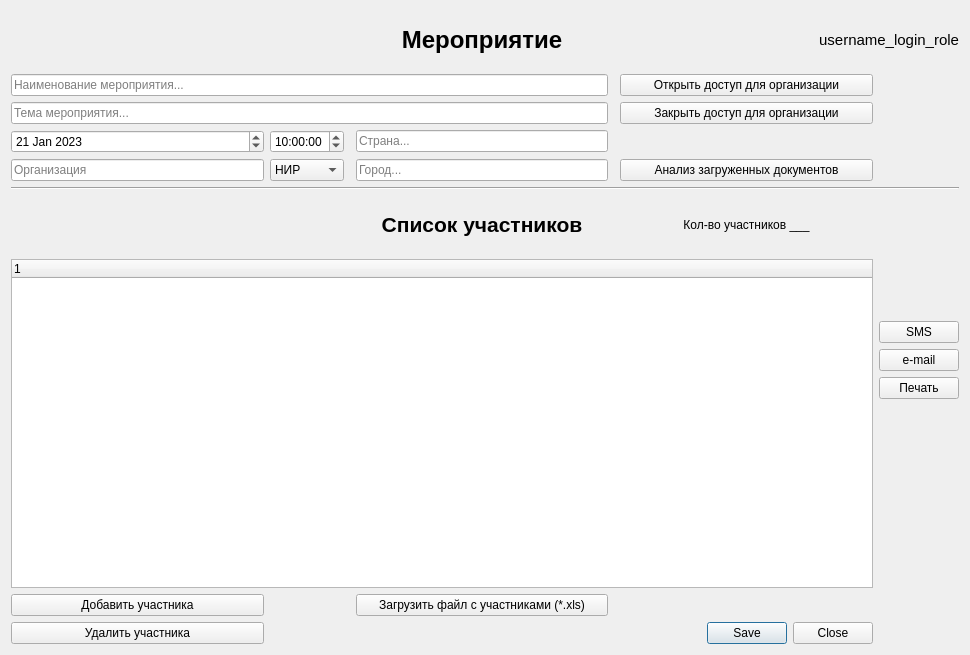
<?xml version="1.0" encoding="UTF-8"?>
<ui version="4.0">
 <class>Event</class>
 <widget class="QWidget" name="Event">
  <property name="geometry">
   <rect>
    <x>0</x>
    <y>0</y>
    <width>970</width>
    <height>655</height>
   </rect>
  </property>
  <property name="windowTitle">
   <string>Логистик</string>
  </property>
  <layout class="QGridLayout" name="gridLayout">
   <item row="9" column="0">
    <widget class="QLineEdit" name="lineEdit_organization">
     <property name="placeholderText">
      <string>Организация</string>
     </property>
    </widget>
   </item>
   <item row="6" column="0" colspan="4">
    <widget class="QLineEdit" name="event_theme">
     <property name="placeholderText">
      <string>Тема мероприятия...</string>
     </property>
    </widget>
   </item>
   <item row="9" column="1">
    <widget class="QComboBox" name="event_type">
     <item>
      <property name="text">
       <string>НИР</string>
      </property>
     </item>
     <item>
      <property name="text">
       <string>Кадавр</string>
      </property>
     </item>
    </widget>
   </item>
   <item row="9" column="3">
    <widget class="QLineEdit" name="event_city">
     <property name="placeholderText">
      <string>Город...</string>
     </property>
    </widget>
   </item>
   <item row="5" column="5">
    <widget class="QPushButton" name="pushButton_open_access">
     <property name="text">
      <string>Открыть доступ для организации</string>
     </property>
    </widget>
   </item>
   <item row="7" column="1">
    <widget class="QTimeEdit" name="event_time">
     <property name="time">
      <time>
       <hour>10</hour>
       <minute>0</minute>
       <second>0</second>
      </time>
     </property>
    </widget>
   </item>
   <item row="20" column="5">
    <widget class="QDialogButtonBox" name="buttonBox_save_close">
     <property name="standardButtons">
      <set>QDialogButtonBox::Close|QDialogButtonBox::Save</set>
     </property>
    </widget>
   </item>
   <item row="7" column="0">
    <widget class="QDateEdit" name="event_data">
     <property name="dateTime">
      <datetime>
       <hour>0</hour>
       <minute>0</minute>
       <second>0</second>
       <year>2023</year>
       <month>1</month>
       <day>21</day>
      </datetime>
     </property>
     <property name="maximumDateTime">
      <datetime>
       <hour>23</hour>
       <minute>59</minute>
       <second>59</second>
       <year>2050</year>
       <month>12</month>
       <day>30</day>
      </datetime>
     </property>
     <property name="minimumDate">
      <date>
       <year>1752</year>
       <month>9</month>
       <day>15</day>
      </date>
     </property>
    </widget>
   </item>
   <item row="5" column="0" colspan="4">
    <widget class="QLineEdit" name="event_name">
     <property name="placeholderText">
      <string>Наименование мероприятия...</string>
     </property>
    </widget>
   </item>
   <item row="6" column="5">
    <widget class="QPushButton" name="pushButton_close_access">
     <property name="text">
      <string>Закрыть доступ для организации</string>
     </property>
    </widget>
   </item>
   <item row="14" column="6">
    <widget class="QPushButton" name="pushButton_email">
     <property name="text">
      <string>e-mail</string>
     </property>
    </widget>
   </item>
   <item row="13" column="6">
    <widget class="QPushButton" name="pushButton_send_sms">
     <property name="text">
      <string>SMS</string>
     </property>
    </widget>
   </item>
   <item row="9" column="5">
    <widget class="QPushButton" name="pushButton_analisis_doc">
     <property name="text">
      <string>Анализ загруженных документов</string>
     </property>
    </widget>
   </item>
   <item row="10" column="0" colspan="7">
    <widget class="Line" name="line">
     <property name="orientation">
      <enum>Qt::Horizontal</enum>
     </property>
    </widget>
   </item>
   <item row="15" column="6">
    <widget class="QPushButton" name="pushButton_print_list">
     <property name="text">
      <string>Печать</string>
     </property>
    </widget>
   </item>
   <item row="7" column="3">
    <widget class="QLineEdit" name="event_country">
     <property name="placeholderText">
      <string>Страна...</string>
     </property>
    </widget>
   </item>
   <item row="12" column="0" rowspan="7" colspan="6">
    <widget class="QTreeWidget" name="treeWidget_list_participance">
     <column>
      <property name="text">
       <string>1</string>
      </property>
     </column>
    </widget>
   </item>
   <item row="1" column="2" colspan="3">
    <widget class="QLabel" name="label_open_event">
     <property name="font">
      <font>
       <pointsize>18</pointsize>
       <weight>75</weight>
       <bold>true</bold>
       <kerning>true</kerning>
      </font>
     </property>
     <property name="text">
      <string>Мероприятие</string>
     </property>
     <property name="alignment">
      <set>Qt::AlignCenter</set>
     </property>
    </widget>
   </item>
   <item row="11" column="2" colspan="3">
    <widget class="QLabel" name="label_list_members">
     <property name="font">
      <font>
       <pointsize>16</pointsize>
       <weight>75</weight>
       <bold>true</bold>
      </font>
     </property>
     <property name="text">
      <string>Список участников</string>
     </property>
     <property name="alignment">
      <set>Qt::AlignCenter</set>
     </property>
    </widget>
   </item>
   <item row="1" column="5" colspan="2">
    <widget class="QLabel" name="label_username_login_role">
     <property name="enabled">
      <bool>true</bool>
     </property>
     <property name="font">
      <font>
       <pointsize>11</pointsize>
       <kerning>true</kerning>
      </font>
     </property>
     <property name="autoFillBackground">
      <bool>false</bool>
     </property>
     <property name="text">
      <string>username_login_role</string>
     </property>
     <property name="textFormat">
      <enum>Qt::AutoText</enum>
     </property>
     <property name="alignment">
      <set>Qt::AlignRight|Qt::AlignTrailing|Qt::AlignVCenter</set>
     </property>
    </widget>
   </item>
   <item row="11" column="5">
    <widget class="QLabel" name="label_total_participant">
     <property name="text">
      <string>Кол-во участников ___</string>
     </property>
     <property name="alignment">
      <set>Qt::AlignCenter</set>
     </property>
    </widget>
   </item>
   <item row="19" column="0">
    <widget class="QPushButton" name="pushButton_add_participance">
     <property name="text">
      <string>Добавить участника</string>
     </property>
    </widget>
   </item>
   <item row="20" column="0">
    <widget class="QPushButton" name="pushButton_del_participance">
     <property name="text">
      <string>Удалить участника</string>
     </property>
    </widget>
   </item>
   <item row="19" column="3">
    <widget class="QPushButton" name="pushButton_load_xls">
     <property name="whatsThis">
      <string>Активна только если участников = 0</string>
     </property>
     <property name="text">
      <string>Загрузить файл с участниками (*.xls)</string>
     </property>
    </widget>
   </item>
  </layout>
 </widget>
 <tabstops>
  <tabstop>event_name</tabstop>
  <tabstop>event_theme</tabstop>
  <tabstop>event_data</tabstop>
  <tabstop>event_time</tabstop>
  <tabstop>event_country</tabstop>
  <tabstop>lineEdit_organization</tabstop>
  <tabstop>event_type</tabstop>
  <tabstop>event_city</tabstop>
  <tabstop>pushButton_analisis_doc</tabstop>
  <tabstop>treeWidget_list_participance</tabstop>
  <tabstop>pushButton_add_participance</tabstop>
  <tabstop>pushButton_del_participance</tabstop>
  <tabstop>pushButton_load_xls</tabstop>
  <tabstop>pushButton_send_sms</tabstop>
  <tabstop>pushButton_email</tabstop>
  <tabstop>pushButton_print_list</tabstop>
  <tabstop>pushButton_open_access</tabstop>
  <tabstop>pushButton_close_access</tabstop>
 </tabstops>
 <resources/>
 <connections>
  <connection>
   <sender>pushButton_add_participance</sender>
   <signal>clicked()</signal>
   <receiver>Event</receiver>
   <slot>show()</slot>
   <hints>
    <hint type="sourcelabel">
     <x>130</x>
     <y>602</y>
    </hint>
    <hint type="destinationlabel">
     <x>484</x>
     <y>327</y>
    </hint>
   </hints>
  </connection>
  <connection>
   <sender>pushButton_analisis_doc</sender>
   <signal>clicked()</signal>
   <receiver>Event</receiver>
   <slot>show()</slot>
   <hints>
    <hint type="sourcelabel">
     <x>751</x>
     <y>177</y>
    </hint>
    <hint type="destinationlabel">
     <x>484</x>
     <y>327</y>
    </hint>
   </hints>
  </connection>
  <connection>
   <sender>pushButton_close_access</sender>
   <signal>clicked()</signal>
   <receiver>Event</receiver>
   <slot>raise()</slot>
   <hints>
    <hint type="sourcelabel">
     <x>751</x>
     <y>114</y>
    </hint>
    <hint type="destinationlabel">
     <x>484</x>
     <y>327</y>
    </hint>
   </hints>
  </connection>
  <connection>
   <sender>pushButton_del_participance</sender>
   <signal>clicked()</signal>
   <receiver>Event</receiver>
   <slot>show()</slot>
   <hints>
    <hint type="sourcelabel">
     <x>130</x>
     <y>633</y>
    </hint>
    <hint type="destinationlabel">
     <x>484</x>
     <y>327</y>
    </hint>
   </hints>
  </connection>
  <connection>
   <sender>pushButton_email</sender>
   <signal>clicked()</signal>
   <receiver>Event</receiver>
   <slot>lower()</slot>
   <hints>
    <hint type="sourcelabel">
     <x>920</x>
     <y>372</y>
    </hint>
    <hint type="destinationlabel">
     <x>484</x>
     <y>327</y>
    </hint>
   </hints>
  </connection>
  <connection>
   <sender>pushButton_load_xls</sender>
   <signal>clicked()</signal>
   <receiver>Event</receiver>
   <slot>show()</slot>
   <hints>
    <hint type="sourcelabel">
     <x>482</x>
     <y>602</y>
    </hint>
    <hint type="destinationlabel">
     <x>484</x>
     <y>327</y>
    </hint>
   </hints>
  </connection>
  <connection>
   <sender>pushButton_open_access</sender>
   <signal>clicked()</signal>
   <receiver>Event</receiver>
   <slot>repaint()</slot>
   <hints>
    <hint type="sourcelabel">
     <x>751</x>
     <y>83</y>
    </hint>
    <hint type="destinationlabel">
     <x>484</x>
     <y>327</y>
    </hint>
   </hints>
  </connection>
  <connection>
   <sender>pushButton_print_list</sender>
   <signal>clicked()</signal>
   <receiver>Event</receiver>
   <slot>hide()</slot>
   <hints>
    <hint type="sourcelabel">
     <x>920</x>
     <y>403</y>
    </hint>
    <hint type="destinationlabel">
     <x>484</x>
     <y>327</y>
    </hint>
   </hints>
  </connection>
  <connection>
   <sender>pushButton_send_sms</sender>
   <signal>clicked()</signal>
   <receiver>Event</receiver>
   <slot>setFocus()</slot>
   <hints>
    <hint type="sourcelabel">
     <x>920</x>
     <y>341</y>
    </hint>
    <hint type="destinationlabel">
     <x>484</x>
     <y>327</y>
    </hint>
   </hints>
  </connection>
  <connection>
   <sender>buttonBox_save_close</sender>
   <signal>rejected()</signal>
   <receiver>Event</receiver>
   <slot>close()</slot>
   <hints>
    <hint type="sourcelabel">
     <x>751</x>
     <y>633</y>
    </hint>
    <hint type="destinationlabel">
     <x>484</x>
     <y>327</y>
    </hint>
   </hints>
  </connection>
  <connection>
   <sender>buttonBox_save_close</sender>
   <signal>accepted()</signal>
   <receiver>Event</receiver>
   <slot>show()</slot>
   <hints>
    <hint type="sourcelabel">
     <x>751</x>
     <y>633</y>
    </hint>
    <hint type="destinationlabel">
     <x>484</x>
     <y>327</y>
    </hint>
   </hints>
  </connection>
 </connections>
</ui>
